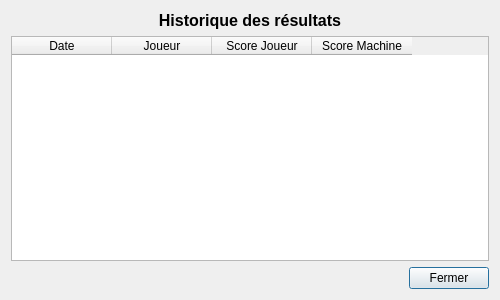
<?xml version="1.0" encoding="UTF-8"?>
<ui version="4.0">
 <class>Resultats</class>
 <widget class="QDialog" name="Resultats">
  <property name="enabled">
   <bool>true</bool>
  </property>
  <property name="geometry">
   <rect>
    <x>0</x>
    <y>0</y>
    <width>500</width>
    <height>300</height>
   </rect>
  </property>
  <property name="minimumSize">
   <size>
    <width>500</width>
    <height>300</height>
   </size>
  </property>
  <property name="maximumSize">
   <size>
    <width>500</width>
    <height>300</height>
   </size>
  </property>
  <property name="windowTitle">
   <string>Resultats</string>
  </property>
  <property name="sizeGripEnabled">
   <bool>false</bool>
  </property>
  <layout class="QVBoxLayout" name="verticalLayout">
   <item>
    <widget class="QLabel" name="lTitre">
     <property name="font">
      <font>
       <pointsize>12</pointsize>
       <weight>75</weight>
       <bold>true</bold>
      </font>
     </property>
     <property name="text">
      <string>Historique des résultats</string>
     </property>
     <property name="alignment">
      <set>Qt::AlignCenter</set>
     </property>
    </widget>
   </item>
   <item>
    <widget class="QTableWidget" name="tableWidget">
     <column>
      <property name="text">
       <string>Date</string>
      </property>
     </column>
     <column>
      <property name="text">
       <string>Joueur</string>
      </property>
     </column>
     <column>
      <property name="text">
       <string>Score Joueur</string>
      </property>
     </column>
     <column>
      <property name="text">
       <string>Score Machine</string>
      </property>
     </column>
    </widget>
   </item>
   <item>
    <layout class="QHBoxLayout" name="horizontalLayout">
     <item>
      <spacer name="horizontalSpacer">
       <property name="orientation">
        <enum>Qt::Horizontal</enum>
       </property>
       <property name="sizeHint" stdset="0">
        <size>
         <width>40</width>
         <height>20</height>
        </size>
       </property>
      </spacer>
     </item>
     <item>
      <widget class="QPushButton" name="bFermer">
       <property name="text">
        <string>Fermer</string>
       </property>
      </widget>
     </item>
    </layout>
   </item>
  </layout>
 </widget>
 <resources/>
 <connections/>
</ui>
